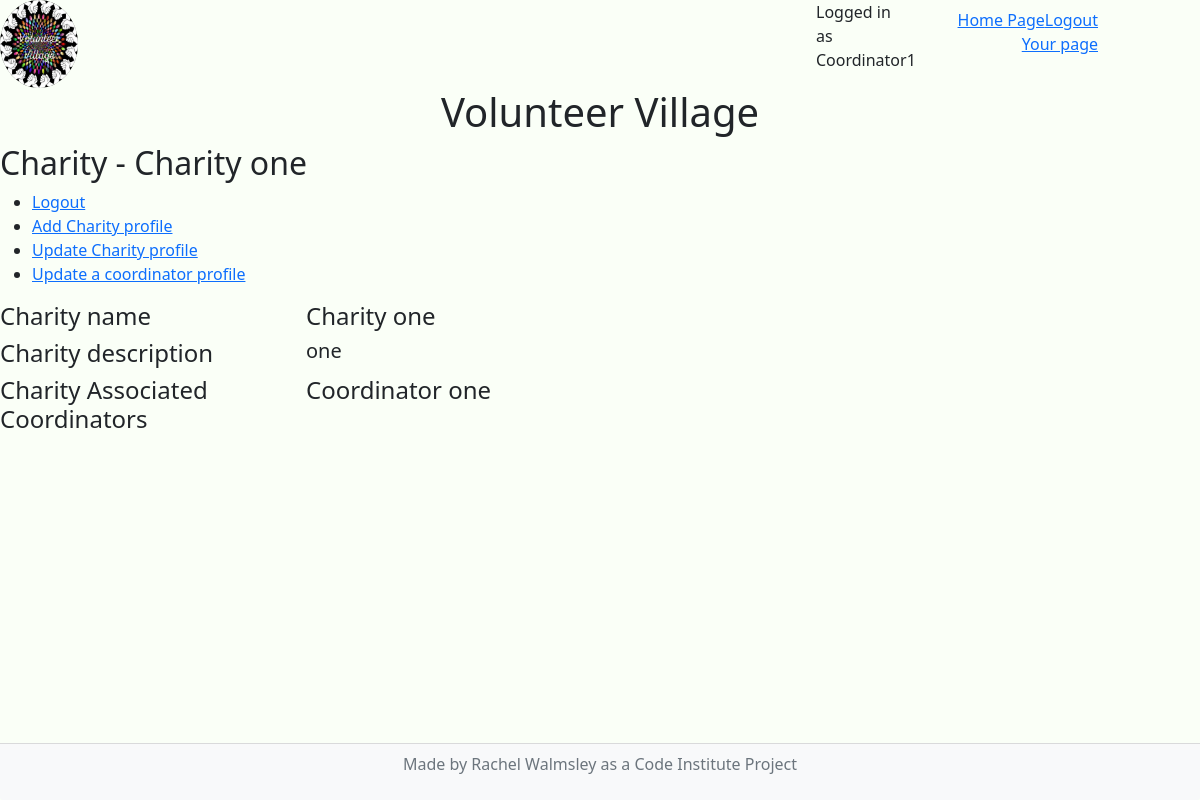
The app's page /charity/read_charity/8 (signed in) with its own data.
### charity/models.py (models this page shows)
class CharityProfile(models.Model):
    charity_name = models.CharField(
    max_length=50,
    null=False,
    blank=False,
    verbose_name='Charity Name',
    help_text='format: required, max_length=50',
    )
    charity_description = models.TextField(
        null=False,
        blank=False,
        verbose_name='Charity Description',
    )
    charities_coordinators = models.ManyToManyField(
        CoordinatorProfile,
        verbose_name=("coordinators associated with charity"),
        related_name="CharityProfiles")
    def __str__(self):
        return self.charity_name

### coordinator/models.py (models this page shows, shortened)
class CoordinatorProfile(models.Model):
    user_name = models.OneToOneField(User, on_delete=models.CASCADE)
    fname = models.CharField(
        max_length=50,
        null=False,
        blank=False,
        verbose_name='First Name',
        help_text='format: required, max_length=50',
    )
    lname = models.CharField(
        max_length=50,
        null=False,
        blank=False,
        verbose_name='Last Name',
        help_text='format: required, max_length=50',
    )
    activated = models.BooleanField(
        default=False,
    )

### charity/views.py (the view)
# urls.py: path("charity/read_charity/<id>", views.read_charity, name="read_charity"),
def read_charity(request, id):
    role = role_authenticate(request)
    ch_profile = id
    print(ch_profile)
    profile = get_object_or_404(CharityProfile, id=ch_profile)
    coords = profile.charities_coordinators.values()
    print(coords)
    context = {
        'profile': profile,
        'coords':coords,
        'role': role,
    }
    return render(request, 'charity/read_charity.html', context)

### charity/views.py (called while the page is built)
def role_authenticate(request):
    pk_logged_in = request.user.pk
    role_object = get_object_or_404(Role, user_name_id=pk_logged_in)
    role = role_object.role
    activates_coordinator = CoordinatorProfile.objects.filter(user_name_id=request.user.pk).values()
    for activate_coordinator in activates_coordinator:
        active = activate_coordinator['activated']
    if active:
        return role
    else:
        return 0

### templates/charity/read_charity.html
{% extends "base.html" %}
{% block content %}
{% if user.is_authenticated and role == 2 %}
<h2> Charity - {{ profile }}</h2>
<ul>
    <li>
        <a href="{% url 'account_logout' %}">Logout</a>
    </li>
    <li>
        <a href="{% url 'add_charity' %}">Add Charity profile</a>
    </li>
    <li>
        <a href="{% url 'search_charity' %}">Update Charity profile</a>
    </li>
    <li>
        <a href="{% url 'searchco' %}">Update a coordinator profile</a>
    </li>
</ul>
<div class=row>
    <div class="col-3">
        <h4> Charity name </h4>
    </div>
    <div class="col-3">
        <h4> {{ profile }} </h4>
    </div>
</div>
<div class=row>
    <div class="col-3">
        <h4> Charity description </h4>
    </div>
    <div class="col-3">
        <h5> {{ profile.charity_description }} </h5>
    </div>
</div>
<div class=row>
    <div class="col-3">
        <h4> Charity Associated Coordinators </h4>
    </div>
    <div class="col-3">
    {% for coord in coords %}
        <h4> {{ coord.fname }} {{ coord.lname }} </h4>
    {%endfor %}
    </div>
{% else %}
<h3 class="text-center">
    You are either not logged in or do not have access to this part of the site. Please log in or if this problem persists contact a supervisor.
</h3>
{% endif %}
{%endblock%}

### templates/base.html (shortened to what this page needs)
{% load static %}
<!DOCTYPE html>
<html lang="en">
<head>
    <link href="https://cdn.jsdelivr.net/npm/bootstrap@5.0.1/dist/css/bootstrap.min.css" rel="stylesheet"
>
    <link rel="stylesheet" href="{% static 'css/base.css' %}">
</head>
<body>
<div class="row">
    <img class="rounded-circle img-responsive col-4 col-sm-3 col-md-2 col-lg-1" id="logo" src="{% static 'images/logo.jpg' %}" alt="logo for volunteer village of hands">
    <div class="col-8 col-sm-7">
    </div>
    <div class="col-4 col-sm-2 col-md-1">
    {% if user.is_authenticated %}
        <p>Logged in as {{ user }}</p>
    {% else %}
        <p>Not logged in</p>
    {% endif %}
    </div>
    <div class="col-8 col-md-2">
    <nav class="navbar navbar-nav navbar-fixed-top navbar-right">
        <ul class="nav justify-content-end">
            <li>
                <a href="{% url 'index' %}">Home Page</a>
            </li>
            {% if user.is_authenticated %}
                <li>
                    <a href="{% url 'account_logout' %}">Logout</a>
                </li>
                <li>
                    <a href="{% url 'login_success' %}">Your page</a>
                </li>
            {% endif %}
        </ul>
    </nav>
    </div>
</div>
    <div class="row">
    <h1 class="text-center">
        Volunteer Village
    </h1>
    </div>
    <main>
        {% block content %}{% endblock content %}
    </main>
    <footer class="fixed-bottom">
        <div class="card-footer bg-light style="--bs-bg-opacity: 1;"">
        <p class="text-center text-muted">Made by Rachel Walmsley as a Code Institute Project</p>
        </div>
    </footer>
</body>
</html>

### static/css/base.css (style rules this page uses)
body { background-color: rgb(250, 255, 247); margin-bottom: 5em; }

### records on screen
CharityProfile: charity_name "Charity one", charity_description "one"
CoordinatorProfile: fname "Coordinator", lname "one"

### other values on screen
{{ user }} "Coordinator1"
